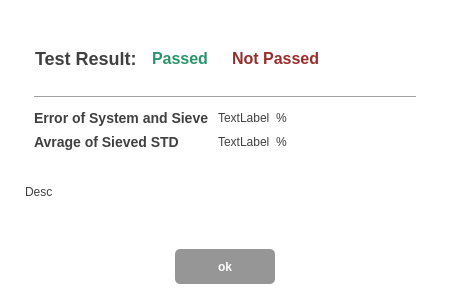
<?xml version="1.0" encoding="UTF-8"?>
<ui version="4.0">
 <class>sampleTest</class>
 <widget class="QWidget" name="sampleTest">
  <property name="enabled">
   <bool>true</bool>
  </property>
  <property name="geometry">
   <rect>
    <x>0</x>
    <y>0</y>
    <width>450</width>
    <height>300</height>
   </rect>
  </property>
  <property name="minimumSize">
   <size>
    <width>450</width>
    <height>300</height>
   </size>
  </property>
  <property name="maximumSize">
   <size>
    <width>450</width>
    <height>350</height>
   </size>
  </property>
  <property name="windowTitle">
   <string>Form</string>
  </property>
  <property name="styleSheet">
   <string notr="true">*{
	
	font: auto &quot;Arial&quot;;
	

}

#sampleTest{
	background-color: #ffffff;
}






QPushButton{
	border: none;
	font-weight: bold;
	color: #ffffff;
	background-color:rgb(6, 76, 130);
	min-height: 35px;
	border-radius: 5px;
	min-width:200px;
	font-size:12px;
	
}

QPushButton:pressed {

}

QPushButton:hover{

	background-color:rgb(22, 38, 76);

}

QPushButton:disabled{
	color: #808080;
	background-color:rgb(210, 210, 210);

}

/*********************************************/
QHeaderView::section {
    background-color: rgb(90, 117, 127);
	color: #ffffff;
    padding: 4px;
    font-size: 10pt;
    border-style: none;
    border-bottom: 1px solid #fffff8;
    border-right: 1px solid #fffff8;
}

QHeaderView::section:horizontal
{
    border-top: 1px solid #fffff8;
}

QHeaderView::section:vertical
{
    border: 1px solid #fffff8;
}


/*********************************************/
QLabel{
	color: #404040;

}




/*******************************************/
QLineEdit
{
	border:2px solid rgb(6, 76, 130);
    border-radius: 3px;
    padding: 1px 18px 1px 8px;
    min-width: 6em;
	min-height: 35px;
	font-size: 16px;
}

/*******************************************/

QProgressBar {
    border: none;
    border-radius: 5px;
    text-align: center;
	background-color:rgb(43, 43, 43);
	color:#ffffff;
	font-weight: bold;
	font-size: 20px;
	height: 32;
}

QProgressBar::chunk {
    background-color: rgb(8, 103, 176);
    width: 20px;


}


/*******************************************/

QTabBar::tab:selected {
    background: rgb(6, 76, 130);
	font-weight: bold;
	font-size: 20px;
}

QTabBar::tab:!selected {
	border-left: 1px solid rgb(199, 199, 199);
	border-right: 1px solid rgb(199, 199, 199);
}

QTabBar::tab{
	height:40px;
	width: 150px;
	background-color: rgb(93, 93, 93);
	color: rgb(255,255,255);
	font-size: 16px;
}


QTabWidget::pane { /* The tab widget frame */
    border-top: 2px solid rgb(6, 76, 130);


}
QTabWidget{
background-color: rgb(48, 48, 48)
}
/*******************************************/














QGroupBox{
	font-weight: bold;
}

QLineEdit:hover{
	border: 1px solid black;
	background: #e4f0fa;
}

QLineEdit:focus {
	color: white;
	background: #0078D7;
	selection-background-color: black;
}

QSpinBox:hover{
	background: #e4f0fa;
}



QDoubleSpinBox:hover{
	background: #e4f0fa;
}


QTimeEdit:hover{
	background: #e4f0fa;
}

QTimeEdit:focus {
	color: white;
	background: #0078D7;
	selection-background-color: black;
}

QListView::item{
	height: 30px;
}
</string>
  </property>
  <layout class="QVBoxLayout" name="verticalLayout_3">
   <property name="leftMargin">
    <number>25</number>
   </property>
   <property name="topMargin">
    <number>40</number>
   </property>
   <property name="rightMargin">
    <number>25</number>
   </property>
   <property name="bottomMargin">
    <number>10</number>
   </property>
   <item>
    <layout class="QHBoxLayout" name="horizontalLayout">
     <property name="leftMargin">
      <number>10</number>
     </property>
     <property name="rightMargin">
      <number>10</number>
     </property>
     <item>
      <widget class="QLabel" name="label">
       <property name="styleSheet">
        <string notr="true">font-size: 18px;
font-weight:bold;</string>
       </property>
       <property name="text">
        <string>Test Result:</string>
       </property>
      </widget>
     </item>
     <item>
      <widget class="QFrame" name="passed">
       <layout class="QHBoxLayout" name="horizontalLayout_2">
        <item>
         <widget class="QLabel" name="sample_date_lbl_2">
          <property name="styleSheet">
           <string notr="true">color:rgb(41, 147, 108);
font-weight: bold;
font-size:16px;</string>
          </property>
          <property name="text">
           <string>Passed</string>
          </property>
         </widget>
        </item>
       </layout>
      </widget>
     </item>
     <item>
      <widget class="QFrame" name="not_passed">
       <layout class="QHBoxLayout" name="horizontalLayout_4">
        <item>
         <widget class="QLabel" name="sample_date_lbl_3">
          <property name="styleSheet">
           <string notr="true">color:rgb(152, 46, 44);
font-weight: bold;
font-size:16px;</string>
          </property>
          <property name="text">
           <string>Not Passed</string>
          </property>
         </widget>
        </item>
       </layout>
      </widget>
     </item>
     <item>
      <spacer name="horizontalSpacer_2">
       <property name="orientation">
        <enum>Qt::Horizontal</enum>
       </property>
       <property name="sizeHint" stdset="0">
        <size>
         <width>40</width>
         <height>20</height>
        </size>
       </property>
      </spacer>
     </item>
    </layout>
   </item>
   <item>
    <widget class="QStackedWidget" name="pages">
     <property name="styleSheet">
      <string notr="true">#type1,
#type2
{
	background-color: rgba(0,0,0,0);
	padding:0px;
	margin:0px;
}
</string>
     </property>
     <property name="currentIndex">
      <number>0</number>
     </property>
     <widget class="QWidget" name="type1">
      <layout class="QVBoxLayout" name="verticalLayout_2">
       <item>
        <widget class="Line" name="line_2">
         <property name="minimumSize">
          <size>
           <width>0</width>
           <height>10</height>
          </size>
         </property>
         <property name="orientation">
          <enum>Qt::Horizontal</enum>
         </property>
        </widget>
       </item>
       <item>
        <layout class="QGridLayout" name="gridLayout">
         <property name="leftMargin">
          <number>0</number>
         </property>
         <property name="topMargin">
          <number>0</number>
         </property>
         <item row="0" column="2">
          <widget class="QLabel" name="error_lbl_2">
           <property name="text">
            <string>%</string>
           </property>
          </widget>
         </item>
         <item row="0" column="0">
          <widget class="QLabel" name="label_3">
           <property name="styleSheet">
            <string notr="true">font-size: 14px;
font-weight:bold;</string>
           </property>
           <property name="text">
            <string>Error of System and Sieve </string>
           </property>
          </widget>
         </item>
         <item row="0" column="1">
          <widget class="QLabel" name="error_lbl">
           <property name="text">
            <string>TextLabel</string>
           </property>
          </widget>
         </item>
         <item row="1" column="1">
          <widget class="QLabel" name="sieve_std_lbl">
           <property name="text">
            <string>TextLabel</string>
           </property>
          </widget>
         </item>
         <item row="1" column="2">
          <widget class="QLabel" name="sieve_std_lbl_2">
           <property name="text">
            <string>%</string>
           </property>
          </widget>
         </item>
         <item row="1" column="0">
          <widget class="QLabel" name="label_5">
           <property name="styleSheet">
            <string notr="true">font-size: 14px;
font-weight:bold;</string>
           </property>
           <property name="text">
            <string>Avrage of Sieved STD</string>
           </property>
          </widget>
         </item>
         <item row="0" column="3">
          <spacer name="horizontalSpacer_3">
           <property name="orientation">
            <enum>Qt::Horizontal</enum>
           </property>
           <property name="sizeHint" stdset="0">
            <size>
             <width>40</width>
             <height>20</height>
            </size>
           </property>
          </spacer>
         </item>
        </layout>
       </item>
       <item>
        <spacer name="verticalSpacer">
         <property name="orientation">
          <enum>Qt::Vertical</enum>
         </property>
         <property name="sizeType">
          <enum>QSizePolicy::Maximum</enum>
         </property>
         <property name="sizeHint" stdset="0">
          <size>
           <width>20</width>
           <height>20</height>
          </size>
         </property>
        </spacer>
       </item>
      </layout>
     </widget>
     <widget class="QWidget" name="type2"/>
    </widget>
   </item>
   <item>
    <widget class="QLabel" name="description_lbl">
     <property name="text">
      <string>Desc</string>
     </property>
     <property name="wordWrap">
      <bool>true</bool>
     </property>
    </widget>
   </item>
   <item>
    <spacer name="verticalSpacer_2">
     <property name="orientation">
      <enum>Qt::Vertical</enum>
     </property>
     <property name="sizeHint" stdset="0">
      <size>
       <width>20</width>
       <height>40</height>
      </size>
     </property>
    </spacer>
   </item>
   <item alignment="Qt::AlignHCenter">
    <widget class="QPushButton" name="ok">
     <property name="styleSheet">
      <string notr="true">QPushButton{
background-color:rgb(150, 150, 150);
max-width: 100px;
min-width:100px;
}

QPushButton:hover{
background-color: rgb(100, 100, 100);
max-width: 100px;
min-width:100px;
}</string>
     </property>
     <property name="text">
      <string>ok</string>
     </property>
    </widget>
   </item>
   <item>
    <widget class="Line" name="line">
     <property name="minimumSize">
      <size>
       <width>15</width>
       <height>0</height>
      </size>
     </property>
     <property name="styleSheet">
      <string notr="true">color: #a0a0a0;</string>
     </property>
     <property name="frameShadow">
      <enum>QFrame::Plain</enum>
     </property>
     <property name="lineWidth">
      <number>2</number>
     </property>
     <property name="orientation">
      <enum>Qt::Vertical</enum>
     </property>
    </widget>
   </item>
  </layout>
 </widget>
 <resources>
  <include location="Assets/Assets.qrc"/>
 </resources>
 <connections>
  <connection>
   <sender>ok</sender>
   <signal>clicked()</signal>
   <receiver>sampleTest</receiver>
   <slot>close()</slot>
   <hints>
    <hint type="sourcelabel">
     <x>224</x>
     <y>265</y>
    </hint>
    <hint type="destinationlabel">
     <x>224</x>
     <y>149</y>
    </hint>
   </hints>
  </connection>
 </connections>
</ui>
